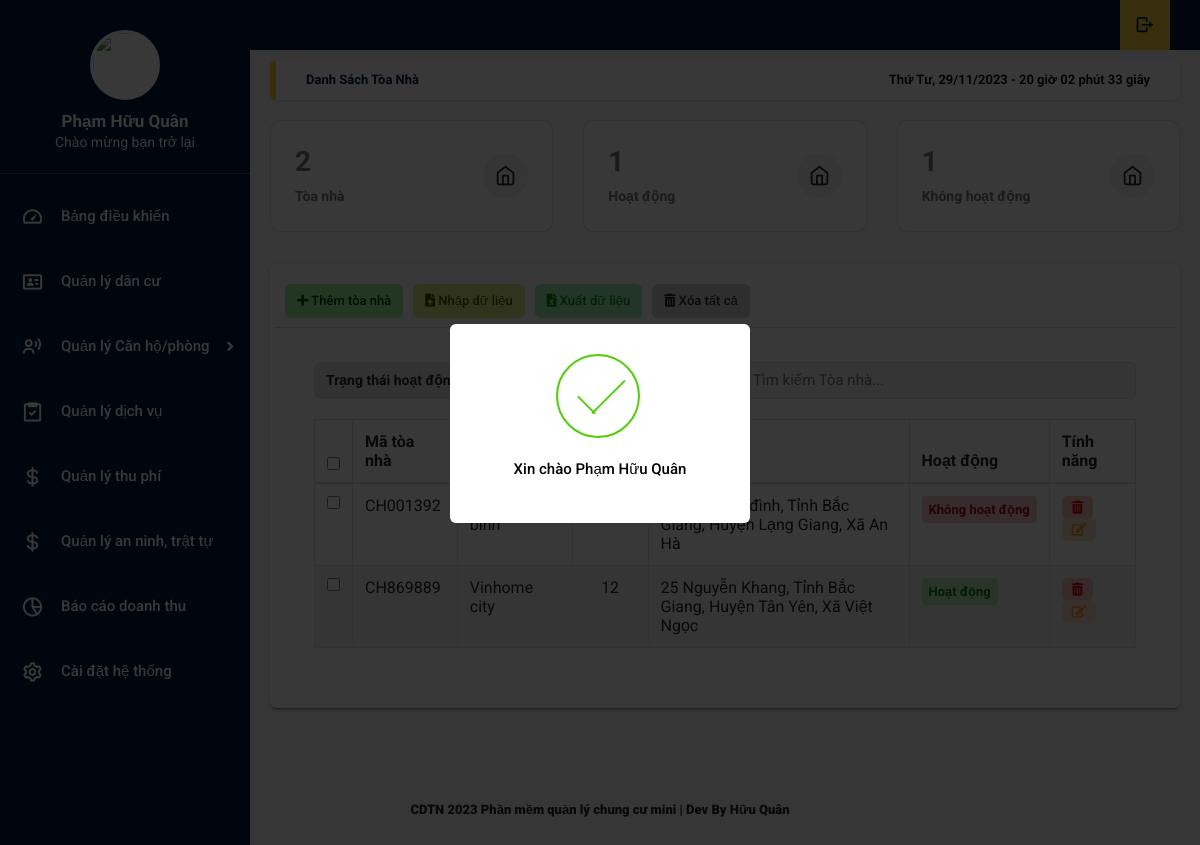
/home.php?title=toanha (signed in), run on an earlier commit of the app's database.
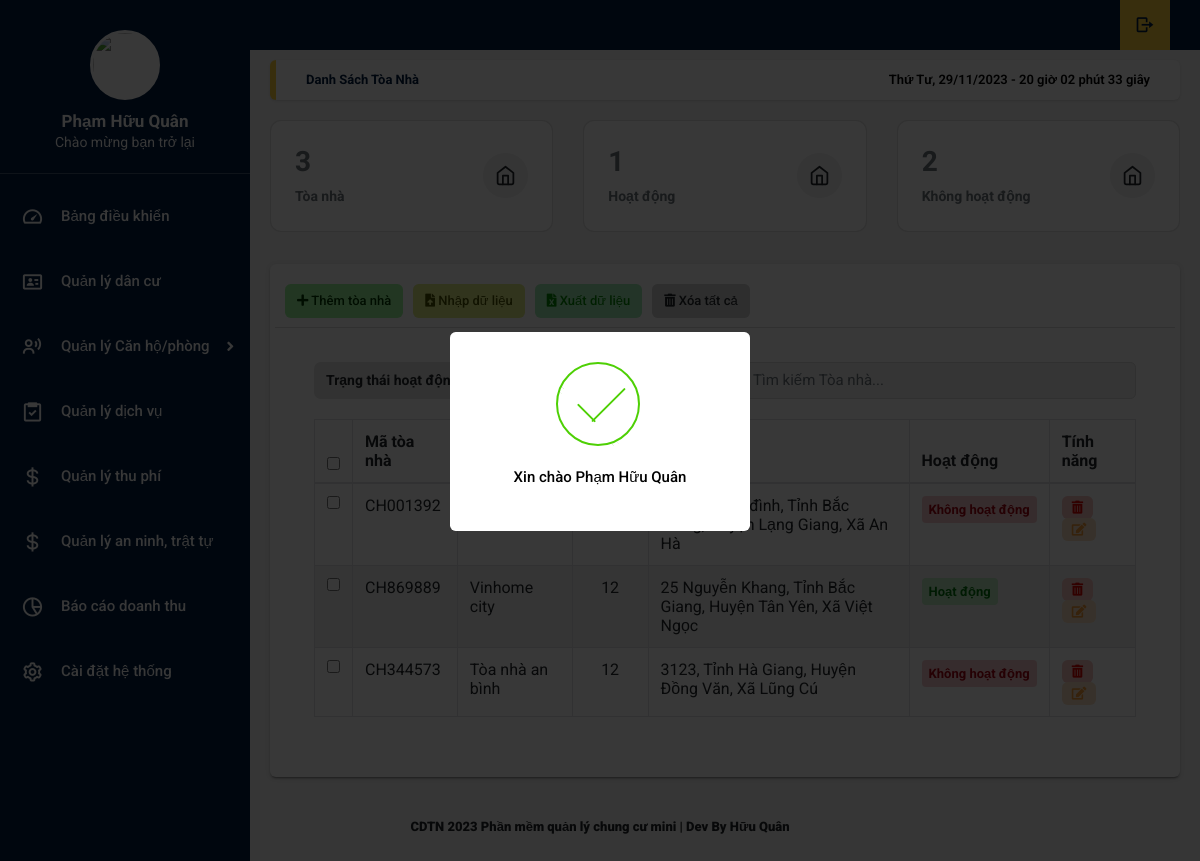
And on a later commit of the database.
### tables this page shows
CREATE TABLE `tb_toanha` (
  `id_toanha` int(11) NOT NULL,
  `ten_toanha` varchar(50) NOT NULL,
  `ma_toanha` varchar(50) NOT NULL,
  `so_tang` int(11) NOT NULL,
  `trangthai_toanha` int(11) NOT NULL,
  `diachi_chitiet` text NOT NULL,
  `tinhthanh` varchar(50) DEFAULT NULL,
  `quanhuyen` varchar(50) DEFAULT NULL,
  `phuongxa` varchar(50) DEFAULT NULL
);

### doc/main/danh_sach_toanha.php (the view, shortened to what this page needs)
<?php
  $sqlcount = "SELECT COUNT(*) FROM tb_toanha;";
  $sqlcountON = "SELECT COUNT(*) FROM tb_toanha WHERE tb_toanha.trangthai_toanha = 1;";
  $sqlcountOFF = "SELECT COUNT(*) FROM tb_toanha WHERE tb_toanha.trangthai_toanha = 0;";
  $querycount = mysqli_query($conn, $sqlcount);
  $querycountON = mysqli_query($conn, $sqlcountON);
  $querycountOFF = mysqli_query($conn, $sqlcountOFF);
  $count = mysqli_fetch_array($querycount);
  $countON = mysqli_fetch_array($querycountON);
  $countOFF = mysqli_fetch_array($querycountOFF);
?>
<main class="app-content">
<div class="app-title">
      <ul class="app-breadcrumb breadcrumb side">
        <li class="breadcrumb-item active"><a href="#"><b>Danh sách tòa nhà</a></li>
      </ul>
      <div id="clock"></div>
    </div>
<div data-v-3893a66a="" class="row match-height">
      <div data-v-3893a66a="" class="col-sm-4 col-12">
        <div data-v-3893a66a="" class="card">
          <div class="card-body d-flex justify-content-between align-items-center">
            <div class="truncate">
              <h2 class="mb-25 font-weight-bolder text-secondary"> <?php echo $count['COUNT(*)'] ?> </h2>
              <span class="text-secondary">Tòa nhà</span>
            </div>
            <span class="b-avatar badge-light-secondary rounded-circle" style="width: 45px; height: 45px;">
              <span class="b-avatar-custom">
              </span>
            </span>
          </div>
        </div>
      </div>
      <div data-v-3893a66a="" class="col-sm-4 col-12">
        <div data-v-3893a66a="" class="card">
          <div class="card-body d-flex justify-content-between align-items-center">
            <div class="truncate">
              <h2 class="mb-25 font-weight-bolder text-secondary"> <?php echo $countON['COUNT(*)'] ?> </h2>
              <span class="text-secondary">Hoạt động</span>
            </div>
            <span class="b-avatar badge-light-secondary rounded-circle" style="width: 45px; height: 45px;">
              <span class="b-avatar-custom">
              </span>
            </span>
          </div>
        </div>
      </div>
      <div data-v-3893a66a="" class="col-sm-4 col-12">
        <div data-v-3893a66a="" class="card">
          <div class="card-body d-flex justify-content-between align-items-center">
            <div class="truncate">
              <h2 class="mb-25 font-weight-bolder text-secondary"> <?php echo $countOFF['COUNT(*)'] ?> </h2>
              <span class="text-secondary">Không hoạt động</span>
            </div>
            <span class="b-avatar badge-light-secondary rounded-circle" style="width: 45px; height: 45px;">
              <span class="b-avatar-custom">
              </span>
            </span>
          </div>
        </div>
      </div>
    </div>
    <div class="row">
      <div class="col-md-12">
        <div class="tile">
          <div class="tile-body">
            <div class="row element-button">
              <div class="col-sm-2">
                <a class="btn btn-add btn-sm" href="#" title="Thêm"><i class="fas fa-plus"></i>
                  Thêm tòa nhà</a>
              </div>
              <div class="col-sm-2">
                <a class="btn btn-delete btn-sm nhap-tu-file" type="button" title="Nhập" onclick="myFunction(this)"><i
                    class="fas fa-file-upload"></i> Nhập dữ liệu</a>
              </div>
              <div class="col-sm-2">
                <a class="btn btn-excel btn-sm" href="" title="In"><i class="fas fa-file-excel"></i> Xuất dữ liệu</a>
              </div>
              <div class="col-sm-2">
                <a class="btn btn-delete btn-sm" type="button" title="Xóa" onclick="myFunction(this)"><i
                    class="fas fa-trash-alt"></i> Xóa tất cả </a>
              </div>
            </div>
            <div class="card-body">
            <div data-v-7f820fac="" class="row search-form">
              <div class="col-md-6 statustoanha">
                                   <div class="select-btn">
                                      <span>Trạng thái hoạt động</span>
                                  </div>
                </div>
              <div data-v-7f820fac="" class="col-md-6 search-input-building">
                <input data-v-7f820fac="" type="text" placeholder="Tìm kiếm Tòa nhà..." class="form-control" id="__BVID__395">
              </div>
            </div>
            <table class="table table-hover table-bordered js-copytextarea" cellpadding="0" cellspacing="0" border="0" id="">
              <thead>
                      <tr>
                        <th width="10"><input type="checkbox" id="all"></th>
                        <th width="110">Mã tòa nhà</th>
                        <th width="150">Tên tòa nhà</th>
                        <th width="100" class="text-center">Số tầng</th>
                        <th width="500">Địa chỉ</th>
                        <th width="110">Hoạt động</th>
                        <th width="120">Tính năng</th>
                      </tr>
                    </thead>
                  <tbody id="tbhtml">
                    <?php
                      $sql = "SELECT tb_toanha.*, COUNT(tb_canho_phong.id_canho_phong) AS so_luong_phong
                      FROM tb_toanha
                      LEFT JOIN tb_canho_phong ON tb_toanha.id_toanha = tb_canho_phong.id_toanha
                      GROUP BY tb_toanha.id_toanha;";
                        $query = mysqli_query($conn, $sql);
                        if(mysqli_num_rows($query) > 0){
                        while ($row = mysqli_fetch_array($query)) {
                      ?>
                      <tr id="row_<?php echo $row['id_toanha']; ?>">
                        <td width="10"><input type="checkbox" name="check1" value="1"></td>
                        <td class="ma_toanha"><?php echo $row['ma_toanha']; ?></td>
                        <td class="ten_toanha"><?php echo $row['ten_toanha']; ?></td>
                        <td class="text-center so_tang" ><?php echo $row['so_tang']; ?></td>
                        <td class="diachi_chitiet">
                          <?php
                                $showaddress = array();
                          if (!empty($row['diachi_chitiet'])) {
                                  $showaddress[] = $row['diachi_chitiet'];
                              }
                              if (!empty($row['tinhthanh'])) {
                                  $showaddress[] = $row['tinhthanh'];
                              }
                              if (!empty($row['quanhuyen'])) {
                                  $showaddress[] = $row['quanhuyen'];
                              }
                              if (!empty($row['phuongxa'])) {
                                  $showaddress[] = $row['phuongxa'];
                              }
                              $show_address = implode(', ', $showaddress);
                              echo $show_address;
                          ?>
                        </td>
                        <td class="trangthai_toanha">
                          <?php
                          if($row['trangthai_toanha'] == 1){
                            echo '<span class="badge bg-success" style="font-size: 13px;"><b class="span_pending">Hoạt động</b></span>';
                          }else if($row['trangthai_toanha'] == 0){
                            echo '<span class="badge bg-danger" style="font-size: 13px;"><b class="span_pending">Không hoạt động</b></span>';
                          }
                          ?>
                        </td>
                        <td class="table-td-center">
                          <button class="btn btn-primary btn-sm trash" type="button" title="Xóa" id="btn-delete" data-id="<?php echo $row['id_toanha']  ?>"><i class="fas fa-trash-alt"></i>
                          </button>
                          <button class="btn btn-primary btn-sm edit" type="button" title="Sửa" id="btn-edit"
                            data-toggle="modal" data-target="#ModalUP" data-id="<?php echo $row['id_toanha']?>"><i class="fas fa-edit"></i>
                          </button>
                        </td>
                      </tr>
                      <?php
                      }
                    }else{
                        echo '<td valign="top" colspan="10" class="dataTables_empty" style="text-align: center;">Không tìm thấy kết quả</td>';
                    }
                      ?>
                  </tbody>
                </table>
              </div>
          </div>
        </div>
      </div>
    </div>
</main>

### home.php (shortened to what this page needs)
<!DOCTYPE html>
<html lang="en">
<head>
  <link rel="stylesheet" type="text/css" href="css/main.css">
  <link rel="stylesheet" type="text/css" href="css/chunk-fdbc685e.f4f760a7.css">
  <link rel="stylesheet" href="https://cdnjs.cloudflare.com/ajax/libs/jquery-confirm/3.3.2/jquery-confirm.min.css">
  <link rel="stylesheet" href="https://cdn.jsdelivr.net/npm/boxicons@latest/css/boxicons.min.css">
  <link rel="stylesheet" href="https://unpkg.com/boxicons@latest/css/boxicons.min.css">
  <link rel="stylesheet" type="text/css" href="https://maxcdn.bootstrapcdn.com/font-awesome/4.7.0/css/font-awesome.min.css">
  <link rel="stylesheet" href="https://use.fontawesome.com/releases/v5.8.2/css/all.css">
  <link rel="stylesheet" href="https://cdn.jsdelivr.net/npm/bootstrap-select@1.13.14/dist/css/bootstrap-select.min.css">
</head>
<body onload="time()" class="app sidebar-mini rtl">
<?php
            include("doc/header.php");
            include("doc/sidebar.php");
            include("doc/main.php");
            include("doc/footer.php");
?>
</body>
</html>

### doc/header.php (shortened to what this page needs)
<header class="app-header">
    <ul class="app-nav">
      <li><a class="app-nav__item" href="../components/logout.php"><i class='bx bx-log-out bx-rotate-180'></i> </a>
      </li>
    </ul>
  </header>

### doc/sidebar.php (shortened to what this page needs)
<aside class="app-sidebar">
  <div class="app-sidebar__user"><img class="app-sidebar__user-avatar" src="/images/<?php echo $_SESSION['hinh_anh']?>" width="50px"
      alt="User Image">
    <div>
      <p class="app-sidebar__user-name"><b><?php echo $_SESSION['ten_hien_thi'] ?></b></p>
      <p class="app-sidebar__user-designation">Chào mừng bạn trở lại</p>
    </div>
  </div>
  <hr>
  <ul class="app-menu">
    <li>
          <a class="app-menu__item" href="">
                <i class='app-menu__icon bx bx-tachometer'></i>
          <span class="app-menu__label">Bảng điều khiển</span></a>
    </li>
    <li>
          <a class="app-menu__item " href="../home.php?title=quanlydancu">
                <i class='app-menu__icon bx bx-id-card'></i>
          <span class="app-menu__label">Quản lý dân cư</span></a>
    </li>
    <li>
          <a class="app-menu__item sub-btn" href="#">
                <i class='app-menu__icon bx bx-user-voice'></i>
                <span class="app-menu__label">Quản lý Căn hộ/phòng</span>
                <i class="fas fa-angle-right dropdown"></i>
          </a>
    </li>
    <li>
          <a class="app-menu__item" href="../home.php?title=quanlydichvu">
                <i class='app-menu__icon bx bx-task'></i>
          <span class="app-menu__label">Quản lý dịch vụ</span></a>
    </li>
    <li>
          <a class="app-menu__item" href="../home.php?title=quanlythuphi">
          <i class='app-menu__icon bx bx-dollar'></i>
          <span class="app-menu__label">Quản lý thu phí</span></a>
    </li>
    <li>
          <a class="app-menu__item" href="../home.php?title=quanlyanninh_trattu">
                <i class='app-menu__icon bx bx-dollar'></i>
          <span class="app-menu__label">Quản lý an ninh, trật tự</span></a>
    </li>
    <li>
          <a class="app-menu__item" href="quan-ly-bao-cao.html">
                <i class='app-menu__icon bx bx-pie-chart-alt-2'></i>
          <span class="app-menu__label">Báo cáo doanh thu</span></a>
    </li>
    <li>
          <a class="app-menu__item" href="#">
                <i class='app-menu__icon bx bx-cog'></i>
          <span class="app-menu__label">Cài đặt hệ thống</span></a>
    </li>
  </ul>
</aside>

### doc/main.php
<?php
            if(isset($_GET['title'])){
                $tam = $_GET['title'];
                if($tam == "toanha"){
                    include("main/danh_sach_toanha.php");
                }else if($tam == "quanlydancu"){
                    include("main/danh_sach_dancu.php");
                }else if($tam == "quanlydichvu"){
                    include("main/danh_sach_dichvu.php");
                }else if($tam == "quanlythuphi"){
                    include("main/danh_sach_hoadon.php");
                }else if($tam == "quanlyanninh_trattu"){
                    include("main/danh_sach_aninh_tratu.php");
                }else if($tam == "canho_phong"){
                    include("main/danh_sach_canho_phong.php");
                }else if($tam == "taisan"){
                    include("main/danh_sach_taisan.php");
                }else if($tam == "baotrisuachua"){
                    include("main/danh_sach_baotrisuachua.php");
                }
            }else{
                $tam = '';
                include("main/index.php");
            }

### doc/footer.php (shortened to what this page needs)
<footer>
  <div class="text-center" style="font-size: 13px">
      <p><b>CDTN
           Phần mềm quản lý chung cư mini | Dev By Hữu Quân
        </b></p>
    </div>
</footer>

What changed in the data, as far as the page shows it:
added tb_toanha: ma_toanha "CH344573", ten_toanha "Tòa nhà an bình", so_tang "12", show_address "3123, Tỉnh Hà Giang, Huyện Đồng Văn, Xã Lũng Cú", trangthai_toanha "Không hoạt động"
Also different on the page:
$count['COUNT(*)']: "2" → "3"
$countOFF['COUNT(*)']: "1" → "2"
